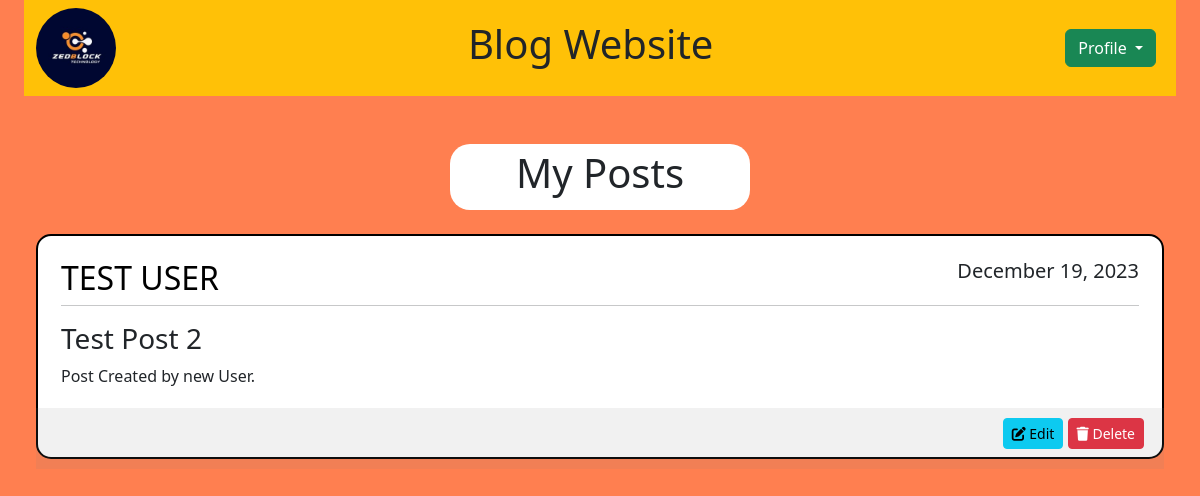
/mypost/ (signed in), run on an earlier commit of the app's database.
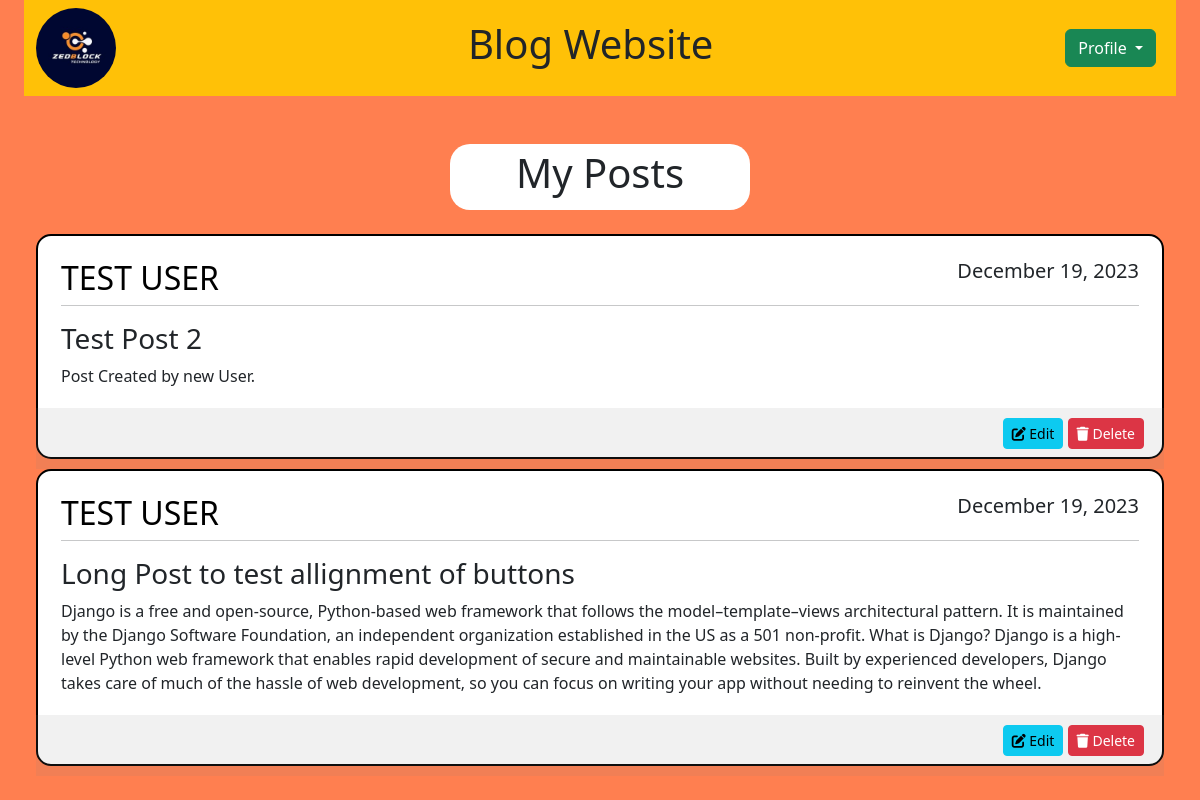
And on a later commit of the database.
### blog_app/models.py (models this page shows, shortened)
class Post(models.Model):
    title = models.CharField(max_length=100)
    content = models.TextField()
    date_posted = models.DateTimeField(default=timezone.now)
    author = models.ForeignKey(User, on_delete=models.CASCADE)

### blog_app/views.py (the view)
# urls.py: path('mypost/', views.my_post, name='my-post'),
def my_post(request):
    if request.user.is_authenticated:
        context = {
            'posts': Post.objects.filter(author=request.user)
        }
        return render(request, 'blog_app/my_post.html', context)
    else:
        return redirect('/login')

### blog_app/templates/blog_app/my_post.html (shortened to what this page needs)
{% extends 'blog_app/base.html' %}
{% block content %}
{% load static %}
<div class="container custom-container">
    <nav class="navbar navbar-light bg-warning">
        <div class="container-fluid">
            <a href="/home"><img class="rounded-circle" src="{% static 'image/logo.png' %}" alt="" height="80"></a>
            <h1>Blog Website</h1>
            <form class="form-inline my-2 my-lg-0">
                <div class="dropdown me-2">
                    <button class="btn btn-success dropdown-toggle" type="button" id="dropdownMenuButton" data-bs-toggle="dropdown" aria-haspopup="true" aria-expanded="false">
                        Profile
                    </button>
                </div>
            </form>
        </div>
    </nav>
    <br><br>
    <div class="container custom-container" style="max-width: 300px ; border-radius: 20px; padding-top: 5px; padding-bottom: 5px; background-color:#ffffff; text-align: center ">
        <h1>My Posts </h1>
    </div>
    <br>
    <div class="container custom-container" style="max-width: 1350px ;">
        {% for post in posts %}
        <article class="media content-section">
            <div class="media-body" style="border: 2px solid black; padding: 23px; margin-bottom: 10px; background-color:#ffffff; border-radius:15px ;">
                <div class="article-metadata">
                    <h2 class="text-uppercase" style="text-align:left;float:left; color: #000000;">{{ post.author }}</h2>
                    <h5 style="text-align:right;float:right;">{{ post.date_posted|date:"F d, Y" }}</h5>
                    <hr style="clear:both;" />
                </div>
                <h3>{{ post.title }}</h3>
                <p class="article-content">{{ post.content }}</p>
                <div class="card-footer" style="text-align:right; margin: 20px -25px -35px;background-color:rgba(129,127,127,0.11); padding: 10px 20px 20px;">
                    <a class="btn btn-sm btn-info" href="/edit/{{post.id}}"><i class="fa-solid fa-pen-to-square"></i> Edit</a>
                    <a class="btn btn-sm btn-danger" href="/delete/{{post.id}}"> <i class="fa-solid fa-trash"></i> Delete</a>
                </div>
            </div>
        </article>
        {% endfor %}
    </div>
</div>
{% endblock %}

What changed in the data, as far as the page shows it:
added Post: author "TEST USER", date_posted "December 19, 2023", title "Long Post to test allignment of buttons", content "Django is a free and open-source, Python-based web framework that follows the model–template–views architectural pattern. It is maintained by the Django Software Foundation, an independent organization established in the US as a 501 non-profit. What is Django? Django is a high-level Python web framework that enables rapid development of secure and maintainable websites. Built by experienced developers, Django takes care of much of the hassle of web development, so you can focus on writing your app without needing to reinvent the wheel."
